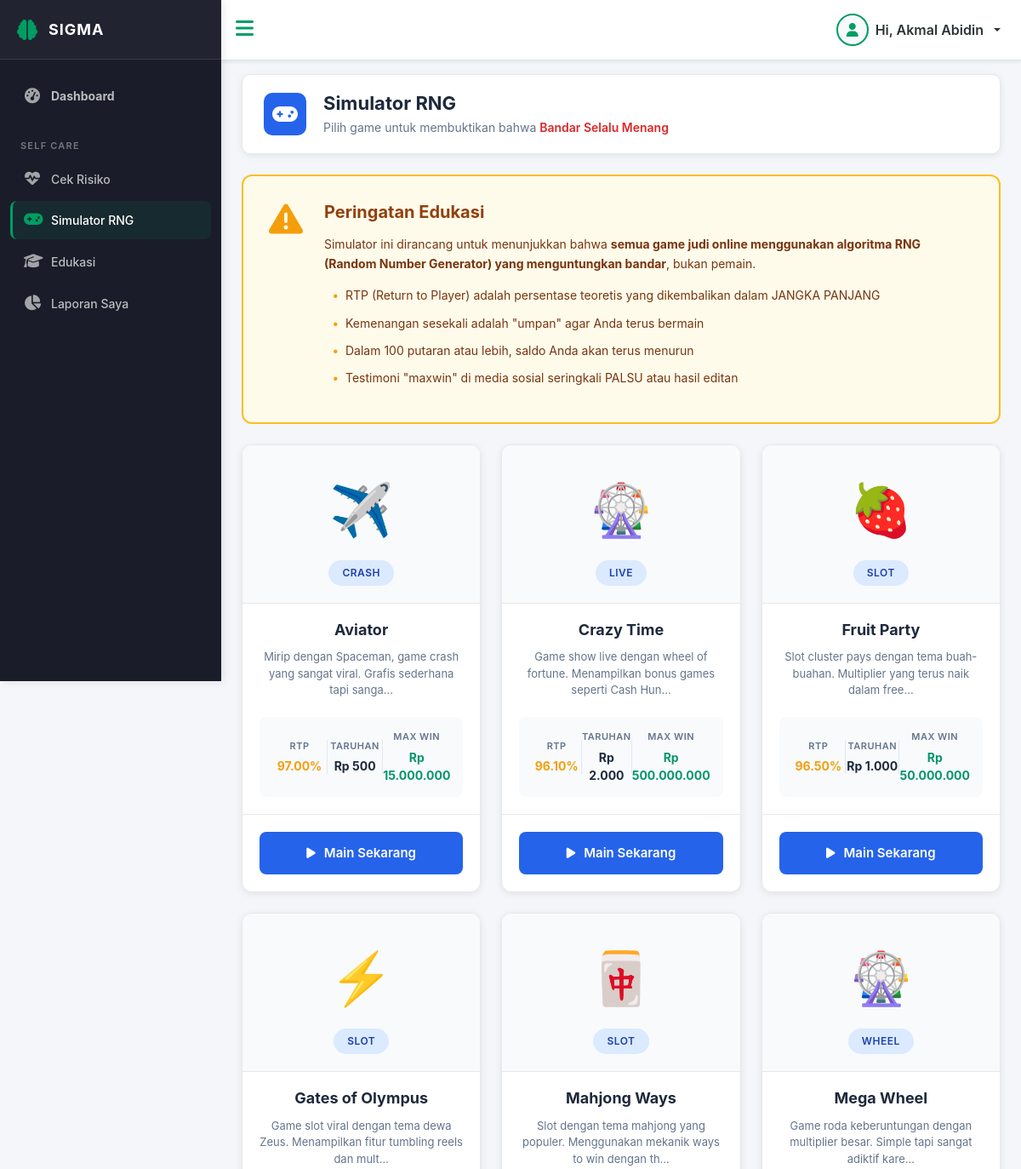
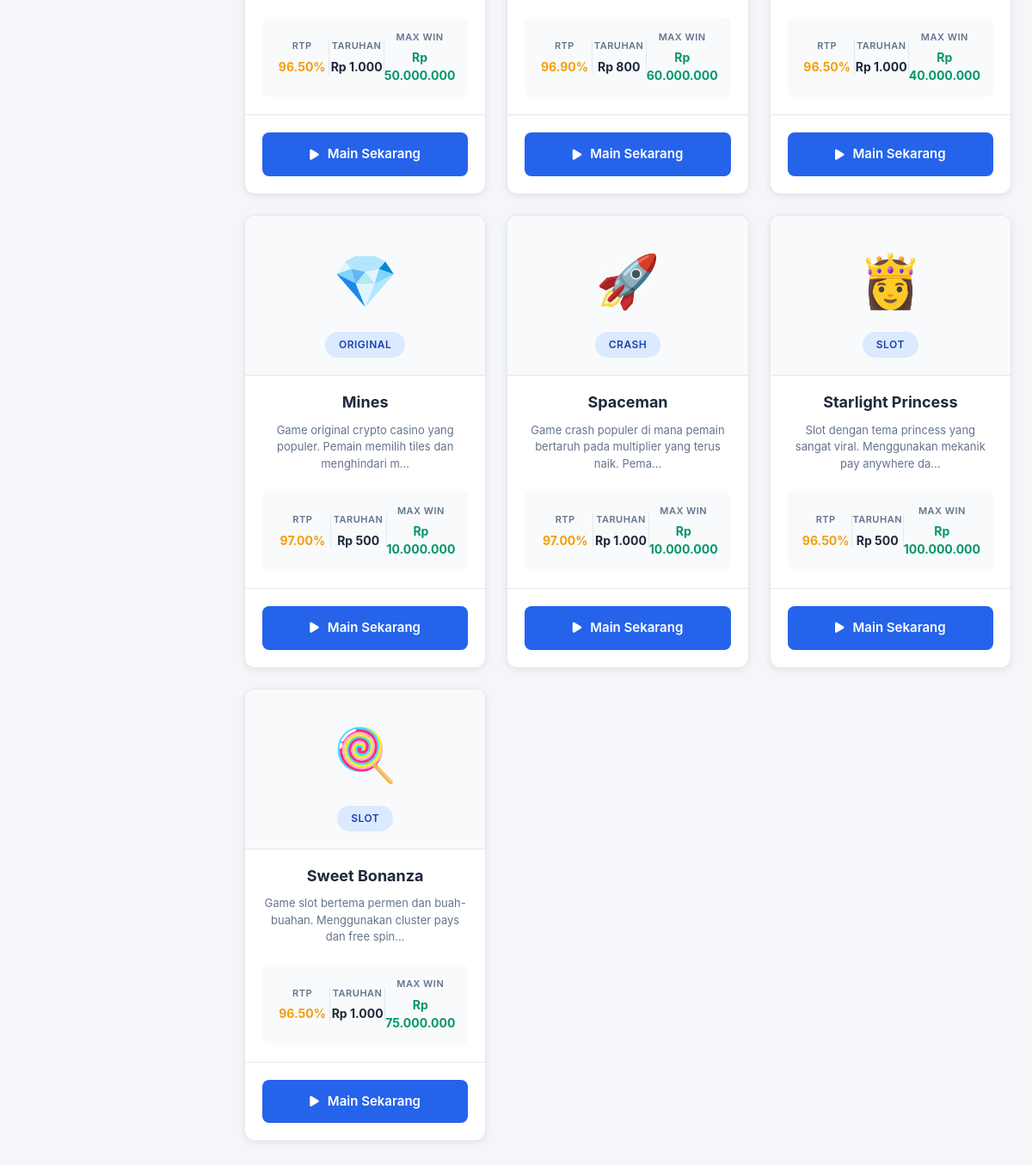
Page /index.php?url=simulator (signed in) on the committed database (2 pictures, top to bottom).
### tables this page shows
CREATE TABLE `rng_games` (
  `id` int(11) NOT NULL,
  `name` varchar(100) NOT NULL,
  `description` text NOT NULL,
  `game_type` varchar(50) NOT NULL COMMENT 'Slot, Dice, Card, Roulette, Crash, Wheel, Other',
  `symbols` varchar(255) NOT NULL COMMENT 'Emoji atau karakter simbol dipisahkan koma',
  `rtp` decimal(5,2) NOT NULL COMMENT 'Return to Player dalam persen (0-100)',
  `bet_cost` int(11) NOT NULL COMMENT 'Biaya taruhan per putaran',
  `max_payout` int(11) NOT NULL COMMENT 'Maksimal kemenangan yang bisa didapat',
  `is_active` tinyint(1) NOT NULL DEFAULT 1 COMMENT '1 = Aktif, 0 = Nonaktif',
  `created_at` timestamp NOT NULL DEFAULT current_timestamp(),
  `updated_at` timestamp NOT NULL DEFAULT current_timestamp() ON UPDATE current_timestamp()
);

### app/controllers/SimulatorController.php (called while the page is built, shortened)
<?php
require_once 'app/models/RNGGame.php';
require_once 'config/Database.php';
class SimulatorController
{
    private $db;
    public function __construct()
    {
        $this->db = (new Database())->getConnection();
    }
    public function index()
    {
        $gameModel = new RNGGame($this->db);
        $data['title'] = 'Simulator RNG - Pilih Game';
        $data['games'] = $gameModel->getActiveGames();
        require_once 'app/views/layouts/header.php';
        require_once 'app/views/layouts/sidebar.php';
        require_once 'app/views/layouts/navbar.php';
        require_once 'app/views/simulator/index.php';
        require_once 'app/views/layouts/footer.php';
    }
}

### config/Database.php (called while the page is built, shortened)
<?php
class Database
{
    private $host = "localhost";
    private $user = "root";
    private $pass = "";
    private $db_name = "sigma";
    public function getConnection()
    {
        $this->conn = null;
        try {
            $this->conn = new PDO("mysql:host=" . $this->host . ";dbname=" . $this->db_name, $this->user, $this->pass);
            $this->conn->setAttribute(PDO::ATTR_ERRMODE, PDO::ERRMODE_EXCEPTION);
        } catch (PDOException $exception) {
            echo "Connection error: " . $exception->getMessage();
        }
        return $this->conn;
    }
}

### app/models/RNGGame.php (called while the page is built, shortened)
<?php
class RNGGame
{
    private $conn;
    private $table = "rng_games";
    public function __construct($db)
    {
        $this->conn = $db;
    }
    public function getActiveGames()
    {
        $query = "SELECT * FROM " . $this->table . " WHERE is_active = 1 ORDER BY name ASC";
        $stmt = $this->conn->prepare($query);
        $stmt->execute();
        return $stmt->fetchAll(PDO::FETCH_ASSOC);
    }
}

### app/views/simulator/index.php (the view, shortened to what this page needs)
<div class="container-fluid py-3">
    <div class="row mb-4">
        <div class="col-12">
            <div class="header-box">
                <div class="header-content">
                    <div class="header-icon">
                        <i class="fas fa-gamepad"></i>
                    </div>
                    <div class="header-text">
                        <h1 class="title">Simulator RNG</h1>
                        <p class="subtitle">Pilih game untuk membuktikan bahwa <span class="highlight">Bandar Selalu Menang</span></p>
                    </div>
                </div>
            </div>
        </div>
    </div>
    <div class="row mb-4">
        <div class="col-12">
            <div class="warning-box">
                <div class="warning-icon">
                    <i class="fas fa-exclamation-triangle"></i>
                </div>
                <div class="warning-content">
                    <h5 class="warning-title">Peringatan Edukasi</h5>
                    <p class="warning-text">
                        Simulator ini dirancang untuk menunjukkan bahwa <strong>semua game judi online menggunakan
                            algoritma RNG (Random Number Generator) yang menguntungkan bandar</strong>, bukan pemain.
                    </p>
                    <ul class="warning-list">
                        <li>RTP (Return to Player) adalah persentase teoretis yang dikembalikan dalam JANGKA PANJANG</li>
                        <li>Kemenangan sesekali adalah "umpan" agar Anda terus bermain</li>
                        <li>Dalam 100 putaran atau lebih, saldo Anda akan terus menurun</li>
                        <li>Testimoni "maxwin" di media sosial seringkali PALSU atau hasil editan</li>
                    </ul>
                </div>
            </div>
        </div>
    </div>
    <?php if (!empty($data['games'])): ?>
        <div class="row g-4 mb-5">
            <?php foreach ($data['games'] as $game): ?>
                <div class="col-md-6 col-lg-4">
                    <div class="game-card">
                        <div class="game-card-header">
                            <div class="game-icon">
                                <?php
                                $symbols = json_decode($game['symbols'], true);
                                echo $symbols[0] ?? '🎮';
                                ?>
                            </div>
                            <span class="game-type-badge">
                                <?= strtoupper(htmlspecialchars($game['game_type'])) ?>
                            </span>
                        </div>
                        <div class="game-card-body">
                            <h5 class="game-title"><?= htmlspecialchars($game['name']) ?></h5>
                            <p class="game-description">
                                <?= htmlspecialchars(substr($game['description'], 0, 80)) ?>...
                            </p>
                            <div class="game-stats">
                                <div class="stat-item">
                                    <span class="stat-label">RTP</span>
                                    <span class="stat-value rtp"><?= $game['rtp'] ?>%</span>
                                </div>
                                <div class="stat-item">
                                    <span class="stat-label">Taruhan</span>
                                    <span class="stat-value">Rp <?= number_format($game['bet_cost'], 0, ',', '.') ?></span>
                                </div>
                                <div class="stat-item">
                                    <span class="stat-label">Max Win</span>
                                    <span class="stat-value win">Rp <?= number_format($game['max_payout'], 0, ',', '.') ?></span>
                                </div>
                            </div>
                        </div>
                        <div class="game-card-footer">
                            <a href="/sigma/simulator/play/<?= $game['id'] ?>" class="play-btn">
                                <i class="fas fa-play"></i>
                                <span>Main Sekarang</span>
                            </a>
                        </div>
                    </div>
                </div>
            <?php endforeach; ?>
        </div>
    <?php endif; ?>
</div>
<link rel="stylesheet" href="/sigma/public/css/simulator.css">

### public/css/style.css (style rules this page uses)
:root { --main-bg-color: #009d63; --main-text-color: #009d63; --second-text-color: #6b7280; --second-bg-color: #e8f5f0; --sidebar-width: 260px; --primary-color: #009d63; --primary-light: #10b981; --primary-dark: #047857; --danger-color: #dc2626; --warning-color: #f59e0b; --info-color: #3b82f6; --success-color: #16a34a; --bg-light: #f8fafc; --bg-gray: #f1f5f9; --border-color: #e2e8f0; --text-dark: #1e293b; --text-muted: #64748b; --card-shadow: 0 1px 3px rgba(0, 0, 0, 0.1); --card-shadow-hover: 0 4px 12px rgba(0, 0, 0, 0.12); }
* { margin: 0; padding: 0; box-sizing: border-box; }
html, body { height: 100%; overflow-x: hidden; font-family: 'Inter', -apple-system, BlinkMacSystemFont, 'Segoe UI', sans-serif; background-color: var(--bg-light); }
.container-fluid { padding: 24px; max-width: 100%; overflow-x: hidden; }
html { scroll-behavior: smooth; }

### public/css/simulator.css (style rules this page uses)
* { margin: 0; padding: 0; box-sizing: border-box; }
.header-box { background: #ffffff; padding: 20px 25px; border-radius: 10px; box-shadow: 0 2px 8px rgba(0, 0, 0, 0.08); border: 1px solid #e8e8e8; }
.header-content { display: flex; align-items: center; gap: 20px; }
.header-icon { flex-shrink: 0; width: 50px; height: 50px; background: #2563eb; border-radius: 10px; display: flex; align-items: center; justify-content: center; }
.header-icon i { font-size: 24px; color: #ffffff; }
.header-text { flex-grow: 1; }
.title { font-size: 22px; font-weight: 700; color: #1e293b; margin: 0 0 5px 0; }
.subtitle { font-size: 14px; color: #64748b; margin: 0; line-height: 1.5; }
.highlight { color: #dc2626; font-weight: 600; }
.game-card { background: #ffffff; border-radius: 12px; overflow: hidden; box-shadow: 0 2px 8px rgba(0, 0, 0, 0.08); border: 1px solid #e8e8e8; transition: all 0.3s ease; height: 100%; display: flex; flex-direction: column; }
.game-card-header { background: #f8fafc; padding: 30px 20px 20px; text-align: center; border-bottom: 1px solid #e8e8e8; position: relative; }
.game-icon { font-size: 60px; margin-bottom: 15px; display: block; }
.game-type-badge { display: inline-block; padding: 6px 16px; background: #dbeafe; color: #1e40af; border-radius: 20px; font-size: 12px; font-weight: 600; text-transform: uppercase; letter-spacing: 0.5px; }
.game-card-body { padding: 20px; flex-grow: 1; }
.game-title { font-size: 18px; font-weight: 700; color: #1e293b; margin-bottom: 12px; text-align: center; }
.game-description { font-size: 13px; color: #64748b; line-height: 1.5; text-align: center; margin-bottom: 20px; min-height: 60px; }
.game-stats { background: #f8fafc; border-radius: 8px; padding: 15px; display: flex; justify-content: space-around; align-items: center; }
.stat-item { text-align: center; flex: 1; }
.stat-label { display: block; font-size: 11px; color: #64748b; text-transform: uppercase; letter-spacing: 0.5px; margin-bottom: 5px; font-weight: 600; }
.stat-value { display: block; font-size: 14px; font-weight: 700; color: #1e293b; }
.stat-value.rtp { color: #f59e0b; }
.stat-value.win { color: #059669; }
.game-card-footer { padding: 20px; border-top: 1px solid #e8e8e8; }
.play-btn { display: flex; align-items: center; justify-content: center; gap: 10px; width: 100%; padding: 14px 20px; background: #2563eb; color: #ffffff; border: none; border-radius: 8px; font-size: 15px; font-weight: 600; text-decoration: none; transition: all 0.3s ease; cursor: pointer; }
.play-btn i { font-size: 14px; }
.warning-box { background: #fffbeb; border: 2px solid #fbbf24; border-radius: 12px; padding: 30px; display: flex; gap: 25px; }
.warning-icon { flex-shrink: 0; }
.warning-icon i { font-size: 40px; color: #f59e0b; }
.warning-content { flex-grow: 1; }
.warning-title { font-size: 20px; font-weight: 700; color: #92400e; margin-bottom: 15px; }
.warning-text { font-size: 14px; color: #78350f; line-height: 1.6; margin-bottom: 15px; }
.warning-list { list-style: none; padding: 0; margin: 0; }
.warning-list li { font-size: 14px; color: #78350f; line-height: 1.6; padding-left: 25px; position: relative; margin-bottom: 10px; }
.warning-list li:before { content: "•"; position: absolute; left: 10px; color: #f59e0b; font-weight: bold; }
.row.g-4 > div[class*="col-"] { flex: 0 0 auto !important; width: 33.333333% !important; max-width: 33.333333% !important; }

### rows in the picture
rng_games: symbols "✈️", game_type "CRASH", name "Aviator", description "Mirip dengan Spaceman, game crash yang sangat viral. Grafis sederhana tapi sanga", rtp "97.00", bet_cost "500", max_payout "15.000.000"
rng_games: symbols "🎡", game_type "LIVE", name "Crazy Time", description "Game show live dengan wheel of fortune. Menampilkan bonus games seperti Cash Hun", rtp "96.10", bet_cost "2.000", max_payout "500.000.000"
rng_games: symbols "🍓", game_type "SLOT", name "Fruit Party", description "Slot cluster pays dengan tema buah-buahan. Multiplier yang terus naik dalam free", rtp "96.50", bet_cost "1.000", max_payout "50.000.000"
rng_games: symbols "⚡", game_type "SLOT", name "Gates of Olympus", description "Game slot viral dengan tema dewa Zeus. Menampilkan fitur tumbling reels dan mult", rtp "96.50", bet_cost "1.000", max_payout "50.000.000"
rng_games: symbols "🀄", game_type "SLOT", name "Mahjong Ways", description "Slot dengan tema mahjong yang populer. Menggunakan mekanik ways to win dengan th", rtp "96.90", bet_cost "800", max_payout "60.000.000"
rng_games: symbols "🎡", game_type "WHEEL", name "Mega Wheel", description "Game roda keberuntungan dengan multiplier besar. Simple tapi sangat adiktif kare", rtp "96.50", bet_cost "1.000", max_payout "40.000.000"
rng_games: symbols "💎", game_type "ORIGINAL", name "Mines", description "Game original crypto casino yang populer. Pemain memilih tiles dan menghindari m", rtp "97.00", bet_cost "500", max_payout "10.000.000"
rng_games: symbols "🚀", game_type "CRASH", name "Spaceman", description "Game crash populer di mana pemain bertaruh pada multiplier yang terus naik. Pema", rtp "97.00", bet_cost "1.000", max_payout "10.000.000"
rng_games: symbols "👸", game_type "SLOT", name "Starlight Princess", description "Slot dengan tema princess yang sangat viral. Menggunakan mekanik pay anywhere da", rtp "96.50", bet_cost "500", max_payout "100.000.000"
rng_games: symbols "🍭", game_type "SLOT", name "Sweet Bonanza", description "Game slot bertema permen dan buah-buahan. Menggunakan cluster pays dan free spin", rtp "96.50", bet_cost "1.000", max_payout "75.000.000"

### other values in the picture
$_SESSION['name'] "Akmal Abidin"
